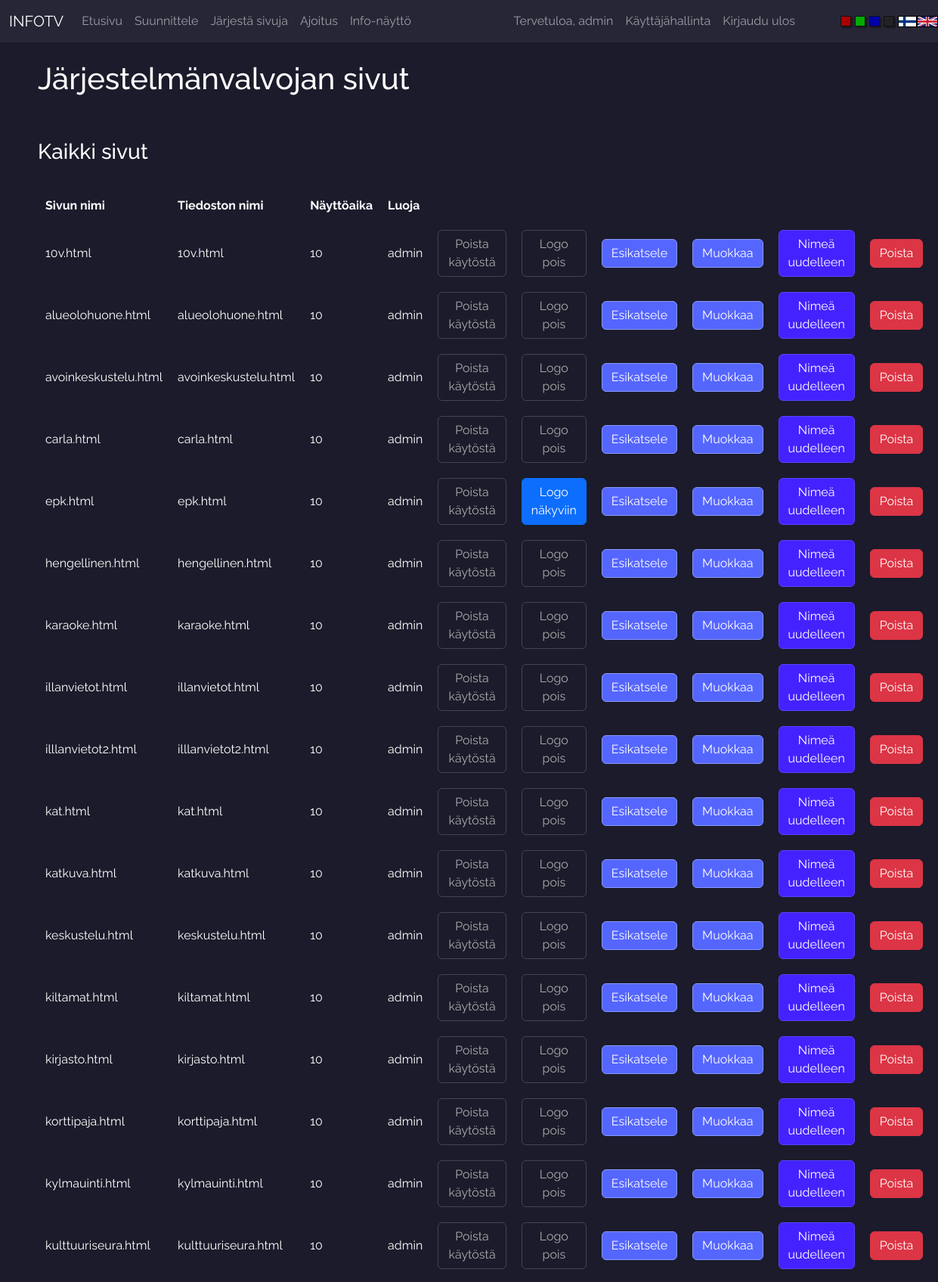
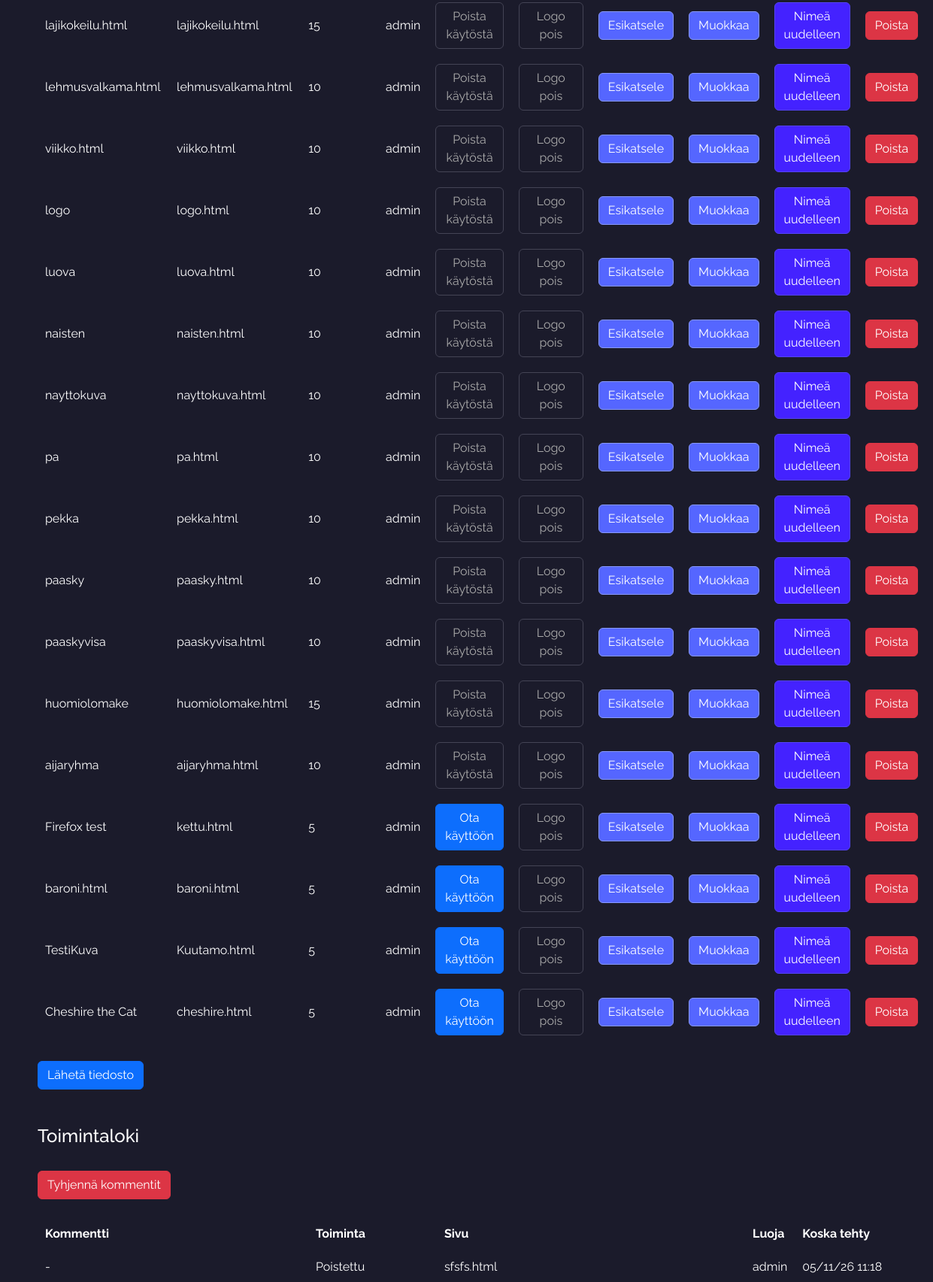
Screenshot of /profile (signed in, upper part) with the database file from the repository (2 pictures, top to bottom).
### FlaskTV/models.py (models this page shows, shortened)
class User(db.Model, UserMixin):
    id = db.Column(db.Integer(), primary_key=True)
    username = db.Column(db.String(length=30), nullable=False, unique=True)
    email_address = db.Column(db.String(length=50), nullable=False, unique=True)
    password_hash = db.Column(db.String(length=60), nullable=False)
    modified_pages = db.relationship('Page', backref='owned_user', lazy=True)
    @property
    def password(self):
        return self.password

class Page(db.Model):
    id = db.Column(db.Integer(), primary_key=True)
    name = db.Column(db.String(length=255), nullable=False)
    file = db.Column(db.String(length=255), nullable=False)
    time = db.Column(db.Integer(), nullable=False)
    owner = db.Column(db.Integer(), db.ForeignKey('user.id'), nullable=False)
    enabled = db.Column(db.Boolean(), nullable=False)
    splash_enabled = db.Column(db.Boolean(), nullable=False, default=True, server_default=db.true())
    @property
    def creator(self):
        return User.query.filter_by(id=self.owner).first()

class Comment(db.Model):
    id = db.Column(db.Integer(), primary_key=True)
    owner = db.Column(db.Integer(), db.ForeignKey('user.id'), nullable=False)
    comment = db.Column(db.String(length=255), nullable=False)
    action = db.Column(db.String(length=255), nullable=False)
    pagefile_related = db.Column(db.String(length=255), nullable=True)
    time_created = db.Column(db.DateTime(timezone=True), server_default=func.now())
    @property
    def creator(self):
        return User.query.filter_by(id=self.owner).first()

### FlaskTV/routes.py (the view, shortened to what this page needs)
@app.route('/profile', methods=['GET', 'POST'])
@login_required
def profile_page():
    get_lang_prefix()
    removeform = langs.FORMS[langs.PREFIX]['removeform']()
    pages = Page.query.all()
    if current_user.username == 'admin':
        comments = Comment.query.all()
    else:
        comments = Comment.query.filter_by(owner=current_user.id).all()
    user = User.query.filter_by(username=current_user.username).first()
    all_users = User.query.all()
    return render_template(f'{langs.PREFIX}/profile.html', users=all_users, user=user, removeform=removeform,
                           comments=comments, pages=pages, actions=langs.ACTIONS[langs.PREFIX])

### FlaskTV/__init__.py (called while the page is built)
def datetimefilter(value, format="%d/%m/%y %H:%M"):
    tz = pytz.timezone('Europe/Helsinki')
    utc = pytz.timezone('UTC')
    value = utc.localize(value, is_dst=None).astimezone(pytz.utc)
    local_dt = value.astimezone(tz)
    return local_dt.strftime(format)

### FlaskTV/models.py (called while the page is built)
@login_manager.user_loader
def load_user(user_id):
    return User.query.get(int(user_id))

### FlaskTV/routes.py (called while the page is built)
def get_request_language():
    language = request.cookies.get('lang')
    return language if language in langs.LANGUAGES else langs.DEFAULT_LANGUAGE

@app.context_processor
def language_context():
    return {'current_lang': get_request_language()}

def get_lang_prefix():
    lang_prefix = get_request_language()
    langs.PREFIX = lang_prefix
    return lang_prefix

### FlaskTV/templates/fi/profile.html (shortened to what this page needs)
{% extends 'base.html' %}
{% block content %}
{% if current_user.username == 'admin' %}
<h1>Järjestelmänvalvojan sivut</h1>
{% else %}
<h1>Käyttäjän {{ current_user.username }} profiilisivu</h1>
{% endif %}
<br /><br />
<form method="POST">
{% if current_user.username == 'admin' %}
<h3>Kaikki sivut</h3>
<br />
<table>
    <tr class="fw-bold">
        <td>Sivun nimi</td>
        <td>Tiedoston nimi</td>
        <td>Näyttöaika</td>
        <td>Luoja</td>
    </tr>
{% for page in pages %}
    <tr>
    <td>{{ page.name }}</td>
    <td>{{ page.file }}</td>
    <td>{{ page.time }}</td>
    <td>{{ page.creator.username }}</td>
    {% if page.enabled %}
    <td><button type="button" id="disable-admin" data-bs-toggle="modal" data-bs-target="#Modal-RemoveConfirm-1" name="disable-{{ page.file }}" class="btn btn-outline-warning">Poista käytöstä</button></td>
    {% else %}
    <td><button type="button" id="enable-admin" data-bs-toggle="modal" data-bs-target="#Modal-RemoveConfirm-1" name="enable-{{ page.file }}" class="btn btn-primary">Ota käyttöön</button></td>
    {% endif %}
    {% include 'includes/logo_button.html' %}
    <td><a href="{{ url_for('preview_page') }}?page={{ page.file }}" class="btn btn-info">Esikatsele</a></td>
    <td><button type="button" id="edit-admin" data-bs-toggle="modal" data-bs-target="#Modal-RemoveConfirm-1" name="edit-{{ page.file }}" class="btn btn-info">Muokkaa</button></td>
    <td><button type="button" id="rename-admin" data-bs-toggle="modal" data-bs-target="#Modal-RemoveConfirm-1" name="rename-{{ page.file }}" class="btn btn-success">Nimeä uudelleen</button></td>
    <td><button type="button" id="delete-admin" data-bs-toggle="modal" data-bs-target="#Modal-RemoveConfirm-1" name="delete-{{ page.file }}" class="btn btn-danger">Poista</button></td>
    </tr>
{% endfor %}
</table>
{% endif %}
<br />
<a href="{{ url_for('upload_page') }}" class="btn btn-primary">Lähetä tiedosto</a>
<br /><br /><br />
<h4>Toimintaloki</h4>
<br />
{% if current_user.username == 'admin' %}
<button type="button" class="btn btn-danger" id="clear_comments" name="clear_comments" data-bs-toggle="modal" data-bs-target="#Modal-RemoveConfirm-1">
    Tyhjennä kommentit
</button>
<br /><br />
{% endif %}
<table>
    <tr class="fw-bold">
        <td>Kommentti</td>
        <td>Toiminta</td>
        <td>Sivu</td>
        <td>Luoja</td>
        <td>Koska tehty</td>
    </tr>
    {% for comment in comments|reverse %}
    <tr>
        <td>{{ comment.comment }}</td>
        <td>{{ actions[comment.action] }}</td>
        <td>{{ comment.pagefile_related }}</td>
        <td>{{ comment.creator.username }} </td>
        <td>{{ comment.time_created | datetimefilter }}</td>
    </tr>
    {% endfor %}
</table>
</form>
{% endblock %}

### FlaskTV/templates/base.html (shortened to what this page needs)
<!DOCTYPE html>
<html lang="{{ current_lang }}">
<head>
    <link href="https://cdn.jsdelivr.net/npm/bootstrap@5.3.1/dist/css/bootstrap.min.css" rel="stylesheet">
    <link href="/static/base.css" rel="stylesheet" type="text/css">
    {% if request.cookies.get("theme") %}
    <link href="/static/{{ request.cookies.get('theme') }}.css" rel="stylesheet" type="text/css">
    {% else %}
    <link href="/static/blue.css" rel="stylesheet" type="text/css">
    {% endif %}
</head>
<body>
    {% include current_lang ~ "/nav.html" %}
    <br />
    <div id="main">
    {% block content %}
    {% endblock %}
  </div><br/><br/>
</body>
</html>

### FlaskTV/templates/fi/nav.html (shortened to what this page needs)
{% if request.cookies.get("theme") == "white" %}
<nav class="navbar navbar-expand-md navbar-light fw-bold s-accent">
{% else %}
<nav class="navbar navbar-expand-md navbar-dark s-accent">
{% endif %}
      <div class="container-fluid">
      <a class="navbar-brand" href="#">INFOTV</a>
      <div class="navbar-collapse multi-collapse collapse w-100" id="navbarNav">
        <ul class="navbar-nav mr-auto">
            <li class="nav-item active">
                <a class="nav-link" href="{{ url_for('home_page') }}">Etusivu</a>
            </li>
            <li class="nav-item">
                <a class="nav-link" href="{{ url_for('design_page') }}">Suunnittele</a>
            </li>
            <li class="nav-item">
                <a class="nav-link" href="{{ url_for('arrange_page') }}">Järjestä sivuja</a>
            </li>
            <li class="nav-item">
                <a class="nav-link" href="{{ url_for('timing_page') }}">Ajoitus</a>
            </li>
            <li class="nav-item">
                <a class="nav-link" href="{{ url_for('view_page') }}">Info-näyttö</a>
            </li>
        </ul>
        </div>
        {% if current_user.is_authenticated %}
        <div class="w-75 navbar-collapse multi-collapse collapse" id="navbarCred">
        <ul class="navbar-nav ml-auto">
            <li class="nav-item">
                <a class="nav-link" href="{{ url_for('profile_page') }}">Tervetuloa, {{ current_user.username }}</a>
            </li>
            {% if current_user.username == 'admin' and current_user.id == 5 %}
                <li class="nav-item">
                    <a class="nav-link" href="{{ url_for('uadmin_page') }}">Käyttäjähallinta</a>
                </li>
            {% endif %}
            <li class="nav-item">
                <a class="nav-link" href="{{ url_for('logout_page') }}">Kirjaudu ulos</a>
            </li>
        </ul>
      </div>
        {% endif %}
    </div>
    <div class="s-row">
        <a href="/set/red"><div class="s-square s-red"></div></a>
        <a href="/set/green"><div class="s-square s-green"></div></a>
        <a href="/set/blue"><div class="s-square s-blue"></div></a>
        <a href="/set/black"><div class="s-square s-black"></div></a>
        <a href="/lang/fi">
        <div class="f-fin-box">
            <div class="f-fin"></div>
        </div></a>
        <a href="/lang/en">
        <div class="f-en-box">
            <div class="f-en"></div>
        </div></a>
    </div>
    </nav>

### FlaskTV/templates/includes/logo_button.html
<td>
    <button type="submit" name="toggle_logo" value="{{ page.id }}" formnovalidate
            class="btn {{ 'btn-outline-warning' if page.splash_enabled else 'btn-primary' }}">
        {% if current_lang == 'en' %}
            {{ 'Logo off' if page.splash_enabled else 'Logo on' }}
        {% else %}
            {{ 'Logo pois' if page.splash_enabled else 'Logo näkyviin' }}
        {% endif %}
    </button>
</td>

### FlaskTV/static/base.css (style rules this page uses)
body { font-family: 'Raleway', sans-serif; font-size: 1.0em; }
.s-row { display: flex; justify-items: flex-start; }
.s-square { height: 14px; width: 14px; border: 1px solid #111; box-shadow: 2px 2px 2px 0px rgba(0, 0, 0, 0.4); margin-right: 5px; }
.s-red { background-color: #a00; }
.s-green { background-color: #0a0; }
.s-blue { background-color: #00a; }
.s-black { background-color: #222; }
.f-fin { width: 100%; height: 100%; background-size: contain; }
.f-en { width: 100%; height: 100%; background-size: contain; }
.f-fin-box { width: 25px; height:15px; border: 1px solid #000; }
.f-en-box { width: 28px; height:15px; border: 1px solid #000; }
th, td { padding: 10px; }
#main { margin-left: 50px; margin-right: 50px; margin-bottom: 50px; }

### FlaskTV/static/blue.css (style rules this page uses)
body { background-color: #1b1b2b; color: #fff; position: relative; }
.s-accent { color: #fff; background-color: #262636; }
.btn-outline-warning { color: #aaa; border-color: #445 !important; }
.btn-info { background-color: #56f !important; color: #fff; border-color: #89f !important; }
.btn-success { background-color: #42f !important; color: #fff; border-color: #54f !important; }

### rows the page displays
User: username "admin"
Page: name "10v.html", file "10v.html", time "10", creator.username "admin", splash_enabled "Logo pois"
Page: name "alueolohuone.html", file "alueolohuone.html", time "10", creator.username "admin", splash_enabled "Logo pois"
Page: name "avoinkeskustelu.html", file "avoinkeskustelu.html", time "10", creator.username "admin", splash_enabled "Logo pois"
Page: name "carla.html", file "carla.html", time "10", creator.username "admin", splash_enabled "Logo pois"
Page: name "epk.html", file "epk.html", time "10", creator.username "admin", splash_enabled "Logo näkyviin"
Page: name "hengellinen.html", file "hengellinen.html", time "10", creator.username "admin", splash_enabled "Logo pois"
Page: name "karaoke.html", file "karaoke.html", time "10", creator.username "admin", splash_enabled "Logo pois"
Page: name "illanvietot.html", file "illanvietot.html", time "10", creator.username "admin", splash_enabled "Logo pois"
Page: name "illlanvietot2.html", file "illlanvietot2.html", time "10", creator.username "admin", splash_enabled "Logo pois"
Page: name "kat.html", file "kat.html", time "10", creator.username "admin", splash_enabled "Logo pois"
Page: name "katkuva.html", file "katkuva.html", time "10", creator.username "admin", splash_enabled "Logo pois"
Page: name "keskustelu.html", file "keskustelu.html", time "10", creator.username "admin", splash_enabled "Logo pois"
Page: name "kiltamat.html", file "kiltamat.html", time "10", creator.username "admin", splash_enabled "Logo pois"
Page: name "kirjasto.html", file "kirjasto.html", time "10", creator.username "admin", splash_enabled "Logo pois"
Page: name "korttipaja.html", file "korttipaja.html", time "10", creator.username "admin", splash_enabled "Logo pois"
Page: name "kylmauinti.html", file "kylmauinti.html", time "10", creator.username "admin", splash_enabled "Logo pois"
Page: name "kulttuuriseura.html", file "kulttuuriseura.html", time "10", creator.username "admin", splash_enabled "Logo pois"
Page: name "lajikokeilu.html", file "lajikokeilu.html", time "15", creator.username "admin", splash_enabled "Logo pois"
Page: name "lehmusvalkama.html", file "lehmusvalkama.html", time "10", creator.username "admin", splash_enabled "Logo pois"
Page: name "viikko.html", file "viikko.html", time "10", creator.username "admin", splash_enabled "Logo pois"
Page: name "logo", file "logo.html", time "10", creator.username "admin", splash_enabled "Logo pois"
Page: name "luova", file "luova.html", time "10", creator.username "admin", splash_enabled "Logo pois"
Page: name "naisten", file "naisten.html", time "10", creator.username "admin", splash_enabled "Logo pois"
Page: name "nayttokuva", file "nayttokuva.html", time "10", creator.username "admin", splash_enabled "Logo pois"
Page: name "pa", file "pa.html", time "10", creator.username "admin", splash_enabled "Logo pois"
Page: name "pekka", file "pekka.html", time "10", creator.username "admin", splash_enabled "Logo pois"
Page: name "paasky", file "paasky.html", time "10", creator.username "admin", splash_enabled "Logo pois"
Page: name "paaskyvisa", file "paaskyvisa.html", time "10", creator.username "admin", splash_enabled "Logo pois"
Page: name "huomiolomake", file "huomiolomake.html", time "15", creator.username "admin", splash_enabled "Logo pois"
Page: name "aijaryhma", file "aijaryhma.html", time "10", creator.username "admin", splash_enabled "Logo pois"
Page: name "Firefox test", file "kettu.html", time "5", creator.username "admin", splash_enabled "Logo pois"
Page: name "baroni.html", file "baroni.html", time "5", creator.username "admin", splash_enabled "Logo pois"
Page: name "TestiKuva", file "Kuutamo.html", time "5", creator.username "admin", splash_enabled "Logo pois"
Page: name "Cheshire the Cat", file "cheshire.html", time "5", creator.username "admin", splash_enabled "Logo pois"
Comment: comment "-", action "Poistettu", pagefile_related "sfsfs.html", creator.username "admin", time_created "05/11/26 11:18"
